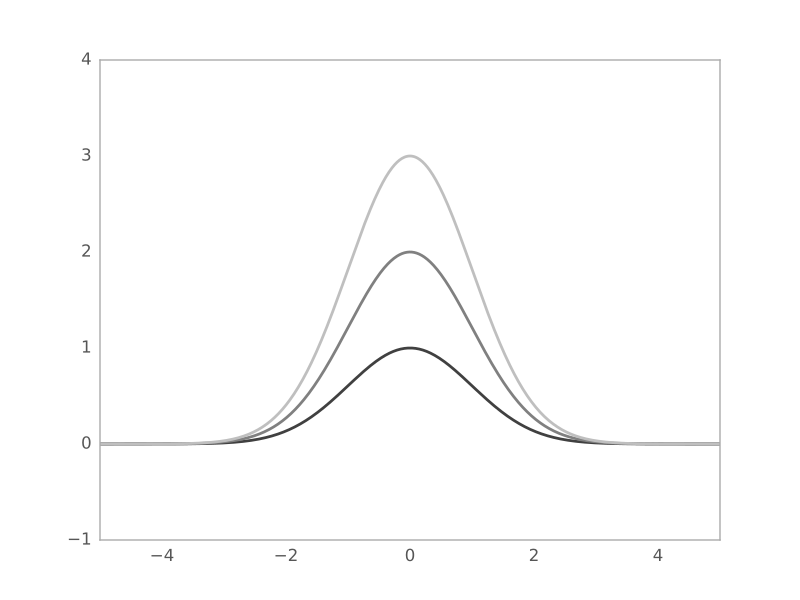

Recreate this plot in Python.
import numpy as np
import matplotlib.pyplot as plt

from astropy.modeling.models import Gaussian1D

plt.figure()
s1 = Gaussian1D()
r = np.arange(-5, 5, .01)

for factor in range(1, 4):
    s1.amplitude = factor
    plt.plot(r, s1(r), color=str(0.25 * factor), lw=2)

plt.axis([-5, 5, -1, 4])
plt.show()
